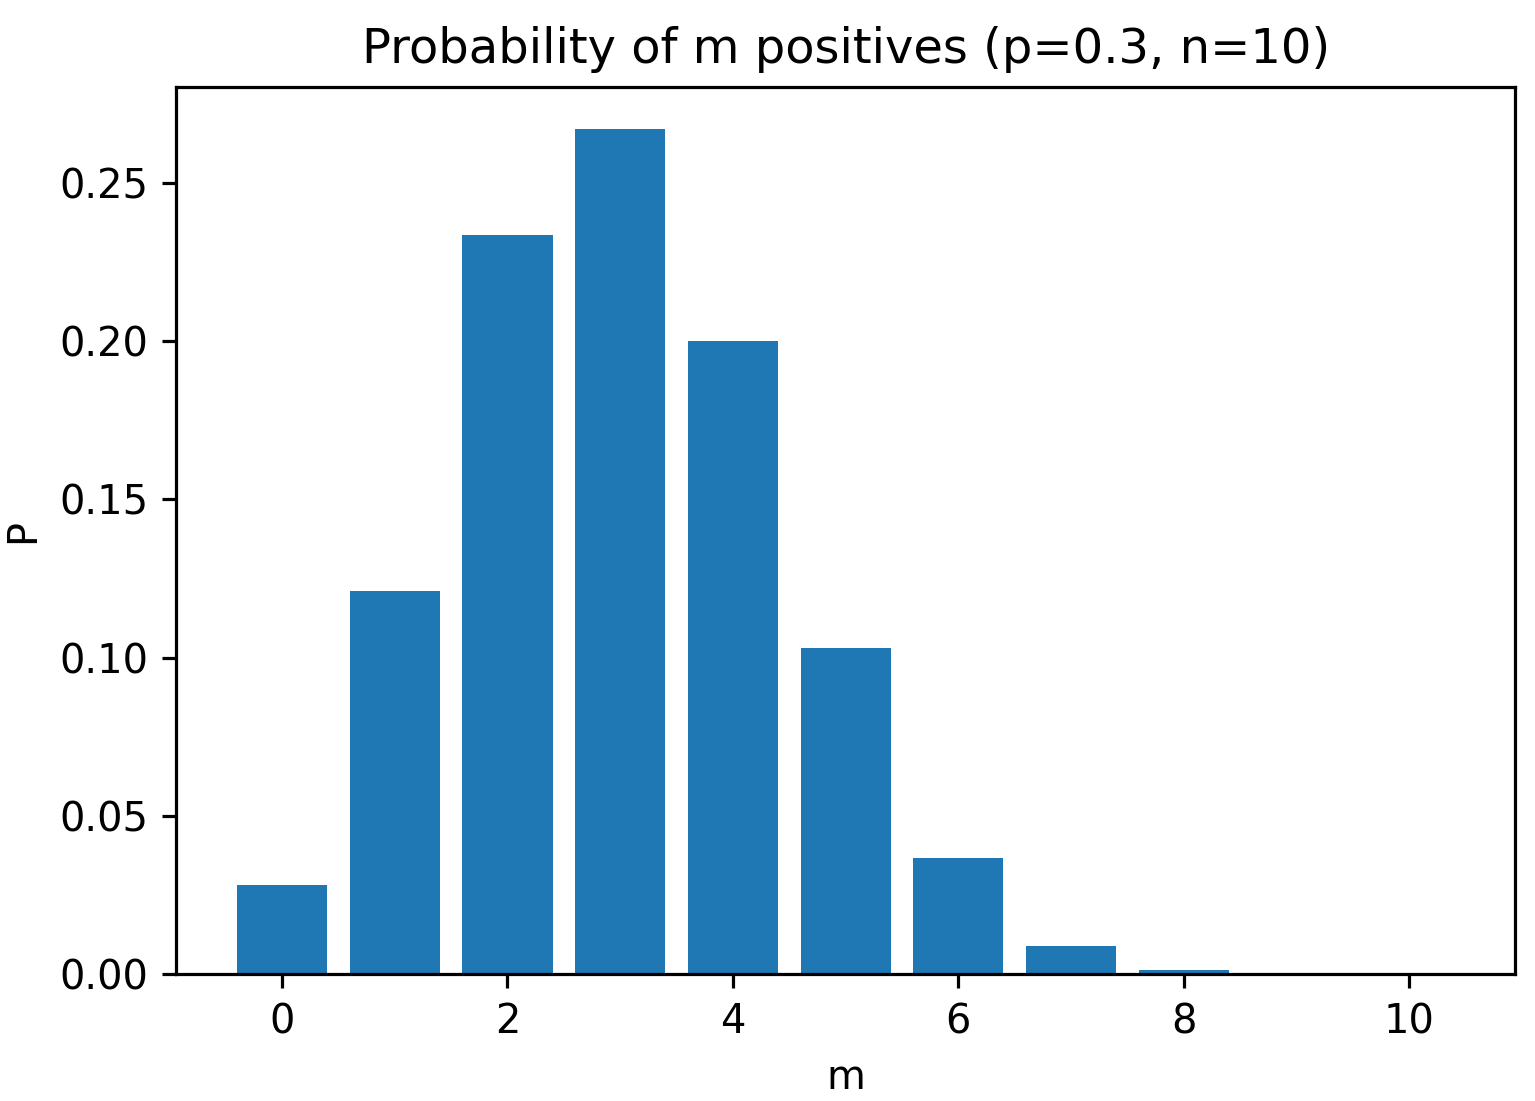

Source code (Python):
import numpy as np
import matplotlib.pyplot as plt
from math import comb

p = 0.3
n = 10

m_values = []
p_values = []
for m in range(n + 1):
    prob = comb(n, m) * (p ** m) * ((1 - p) ** (n - m))
    p_values.append(prob)
    m_values.append(m)



fig, ax = plt.subplots(1, 1, figsize=(6, 4), dpi=288)
ax.bar(m_values, p_values, align='center')
ax.set_xlabel('m')
ax.set_ylabel('P')
ax.set_title(f"Probability of m positives (p={p:.1f}, n={n})")

fig.savefig('binomial_dist.png')